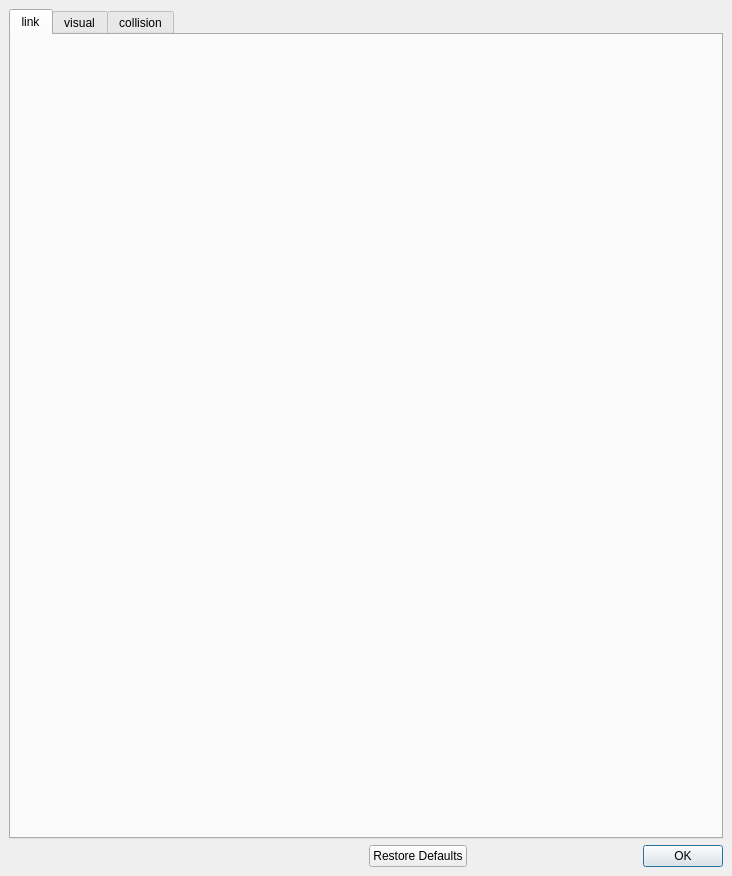
<?xml version="1.0" encoding="UTF-8"?>
<ui version="4.0">
 <class>linkEditor</class>
 <widget class="QDockWidget" name="linkEditor">
  <property name="geometry">
   <rect>
    <x>0</x>
    <y>0</y>
    <width>732</width>
    <height>876</height>
   </rect>
  </property>
  <property name="windowTitle">
   <string>Link Editor</string>
  </property>
  <widget class="QWidget" name="dockWidgetContents">
   <layout class="QGridLayout" name="gridLayout">
    <item row="1" column="1">
     <widget class="QDialogButtonBox" name="buttonBox">
      <property name="standardButtons">
       <set>QDialogButtonBox::Ok|QDialogButtonBox::RestoreDefaults</set>
      </property>
     </widget>
    </item>
    <item row="1" column="0">
     <spacer name="horizontalSpacer">
      <property name="orientation">
       <enum>Qt::Horizontal</enum>
      </property>
      <property name="sizeHint" stdset="0">
       <size>
        <width>349</width>
        <height>20</height>
       </size>
      </property>
     </spacer>
    </item>
    <item row="0" column="0" colspan="2">
     <widget class="QTabWidget" name="elements_tab">
      <property name="currentIndex">
       <number>0</number>
      </property>
      <property name="tabsClosable">
       <bool>false</bool>
      </property>
      <property name="movable">
       <bool>false</bool>
      </property>
      <property name="tabBarAutoHide">
       <bool>false</bool>
      </property>
      <widget class="QWidget" name="link">
       <attribute name="title">
        <string>link</string>
       </attribute>
       <attribute name="toolTip">
        <string>edit link parameters</string>
       </attribute>
      </widget>
      <widget class="QWidget" name="visual">
       <attribute name="title">
        <string>visual</string>
       </attribute>
       <attribute name="toolTip">
        <string>edit visual information</string>
       </attribute>
      </widget>
      <widget class="QWidget" name="collision">
       <attribute name="title">
        <string>collision</string>
       </attribute>
      </widget>
     </widget>
    </item>
   </layout>
  </widget>
 </widget>
 <resources/>
 <connections/>
</ui>
